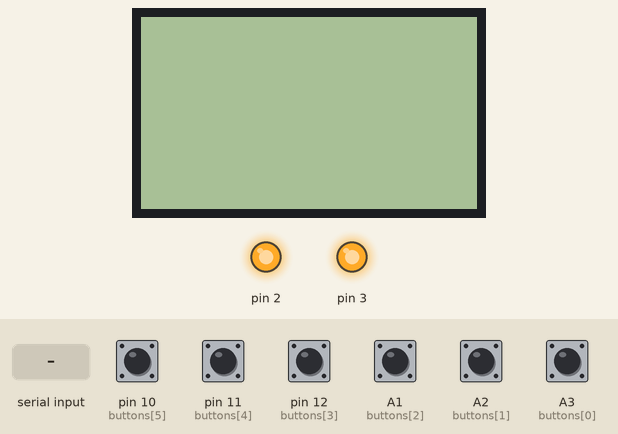
A sketch run on a simulated Arduino Uno, built with avr-gcc and run on an emulated ATmega328P. Shown: 84×48 one-colour display, output pins drawn as LEDs (lit = HIGH). The test bench sets the inputs (shaded band); at power-on: A1 (buttons[2]), A2 (buttons[1]), A3 (buttons[0]), pin 10 (buttons[5]), pin 11 (buttons[4]), pin 12 (buttons[3]) HIGH. What the sketch prints to the serial monitor is not drawn.

Above: at 1.2 s.
1.3 s: "1\n" received over Serial
At 2.0 s:
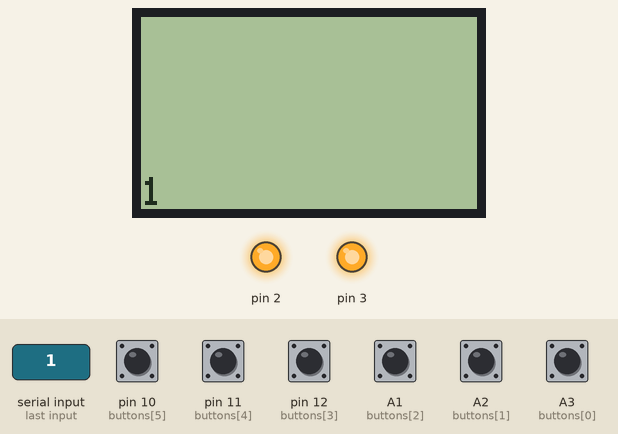
2.8 s: "0\n" received over Serial
At 3.1 s:
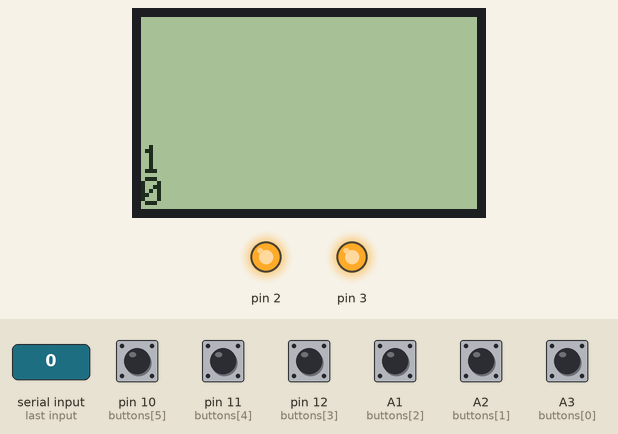
4.3 s: pin 10 (buttons[5]) pulled LOW for 0.15 s
At 5.6 s:
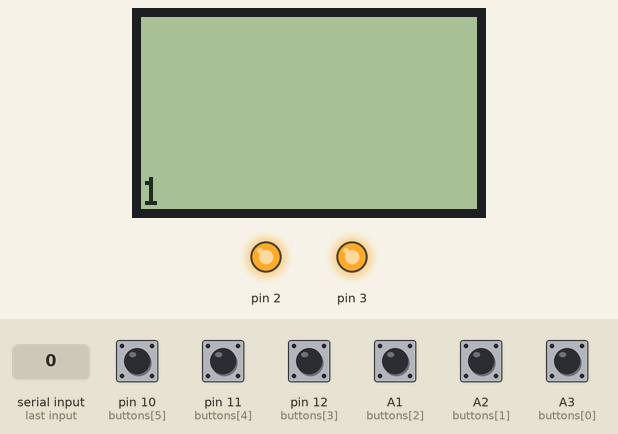
Timing chart, 0 to 7.3 s (numbered marks = the images above; inputs shaded):
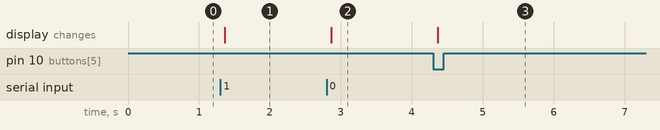

The sketch:

utty.ino
```cpp
#include <SPI.h>
#include <Adafruit_GFX.h>
#include <Adafruit_PCD8544.h>

Adafruit_PCD8544 display = Adafruit_PCD8544(4, 5, 6, 7, 8);

const int MAX_BUTTONS = 6;
const int buttons[MAX_BUTTONS] = {A3, A2, A1, 12, 11, 10};

const int MAX_BUFFER = 64;
const int WIDTH = 14;
char buffer[MAX_BUFFER][WIDTH] = {};
int buffer_tail = 0;
int buffer_cursor = 0;
int scroll_position = 6;
bool freeze = false;


void setup()   {
    pinMode(3, OUTPUT);
    digitalWrite(3, HIGH);
    pinMode(2, OUTPUT);
    digitalWrite(2, HIGH);
    for (unsigned char button=0; button < MAX_BUTTONS; ++button) {
        pinMode(buttons[button], INPUT_PULLUP);
    }

    Serial.begin(115200);

    display.begin();
    display.setContrast(18);
    display.clearDisplay();

    display.setTextSize(0);
    display.setTextWrap(false);
    display.setTextColor(BLACK, WHITE);
}

void add_character(char c) {
    if (c == '\n' || buffer_cursor >= WIDTH) {
        buffer_cursor = 0;
        buffer_tail = (buffer_tail + 1) % MAX_BUFFER;
        for (int i=0; i < WIDTH; ++i) {
            buffer[buffer_tail][i] = '\0';
        }
    }
    if (c == '\n' || c == '\r') { return; };
    buffer[buffer_tail][buffer_cursor] = c;
    ++buffer_cursor;
}

void do_buttons() {
    static long last_buttons = 0;

    if (millis() - last_buttons < 300) { return; }

    for (unsigned char button=0; button<MAX_BUTTONS; ++button) {
        if (!digitalRead(buttons[button])) {
            switch (button) {
                case 0:
                    scroll_position = max(scroll_position - 1, 6);
                    break;
                case 1:
                    scroll_position = max(scroll_position - 6, 6);
                    break;
                case 2:
                    freeze = true;
                    break;
                case 3:
                    freeze = false;
                    break;
                case 4:
                    scroll_position = min(scroll_position + 6, MAX_BUFFER - 1);
                    break;
                case 5:
                    scroll_position = min(scroll_position + 1, MAX_BUFFER - 1);
                    break;
            }
            Serial.println(scroll_position);
            last_buttons = millis();
        }
    }
}

void display_buffer() {
    int line = (buffer_tail - scroll_position) % MAX_BUFFER;
    while (line < 0) { line += MAX_BUFFER; }

    display.setCursor(0, 0);
    for (int j=0; j < 6; ++j) {
        for (int i=0; i < WIDTH; ++i) {
            if (buffer[line][i]) {
                display.print(buffer[line][i]);
            } else {
                display.print(' ');
            }
        }
        display.println();
        line = (line + 1) % MAX_BUFFER;
    }
    display.display();
}

void loop() {
    do_buttons();
    if (!freeze) {
        while (Serial.available()) {
            add_character(Serial.read());
            do_buttons();
        }
    }
    display_buffer();
    delay(10);
}
```

Measured:
- after the input at 1.3 s, the display: changes after 0.06 s (image 1)
- after the input at 2.8 s, the display: changes after 0.06 s (image 2)
- after the input at 4.3 s, the display: changes after 0.06 s (image 3)
